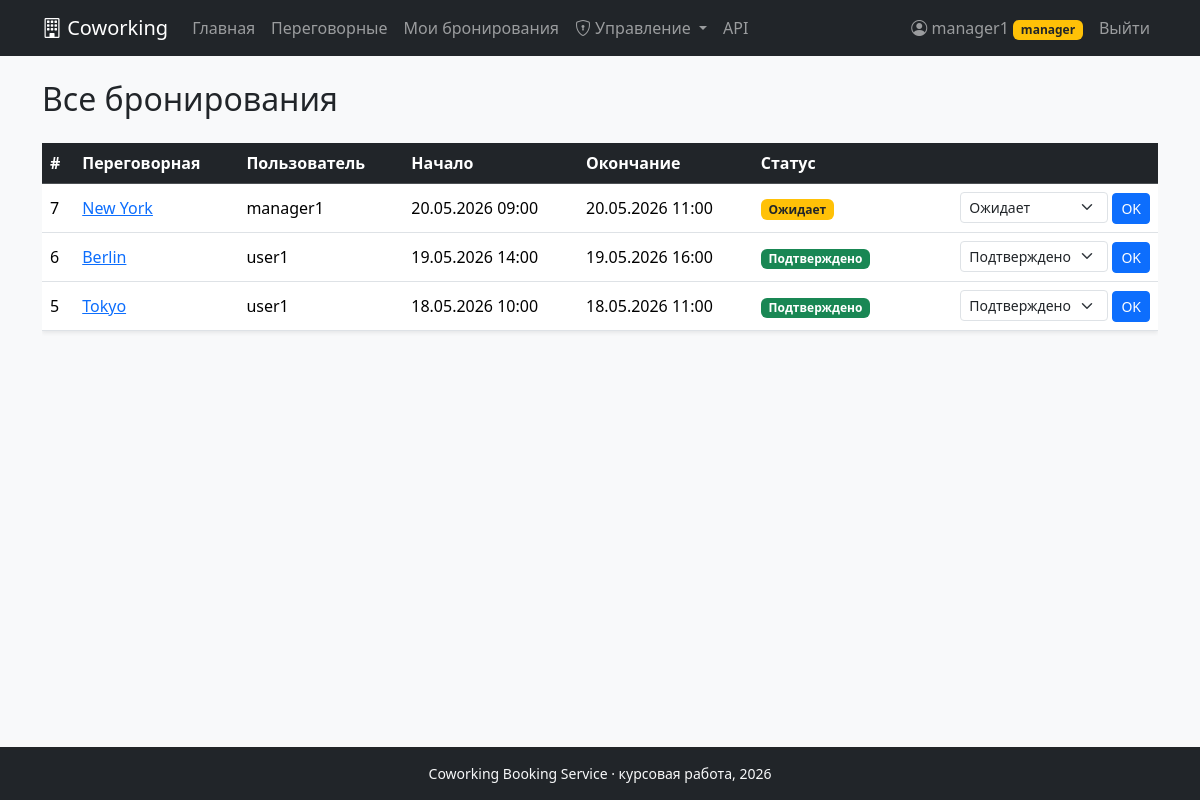
Page /manage/bookings/ (signed in) on the committed database.
### rooms/models.py (models this page shows, shortened)
class Booking(models.Model):
    STATUS_PENDING = 'pending'
    STATUS_CONFIRMED = 'confirmed'
    STATUS_CANCELLED = 'cancelled'
    STATUS_CHOICES = [
        (STATUS_PENDING, 'Ожидает'),
        (STATUS_CONFIRMED, 'Подтверждено'),
        (STATUS_CANCELLED, 'Отменено'),
    ]
    user = models.ForeignKey(
        settings.AUTH_USER_MODEL,
        on_delete=models.CASCADE,
        related_name='bookings',
        verbose_name='Пользователь',
    )
    room = models.ForeignKey(
        Room,
        on_delete=models.CASCADE,
        related_name='bookings',
        verbose_name='Переговорная',
    )
    start_time = models.DateTimeField(verbose_name='Начало')
    end_time = models.DateTimeField(verbose_name='Окончание')
    status = models.CharField(
        max_length=20,
        choices=STATUS_CHOICES,
        default=STATUS_PENDING,
        verbose_name='Статус',
    )
    created_at = models.DateTimeField(auto_now_add=True, verbose_name='Создано')
    class Meta:
        verbose_name = 'Бронирование'
        verbose_name_plural = 'Бронирования'
        ordering = ['-start_time']

class Room(models.Model):
    title = models.CharField(max_length=100, verbose_name='Название')
    description = models.TextField(blank=True, verbose_name='Описание')
    capacity = models.PositiveIntegerField(verbose_name='Вместимость')
    location = models.CharField(
        max_length=255,
        blank=True,
        default='',
        verbose_name='Локация',
    )
    price_per_hour = models.DecimalField(
        max_digits=10,
        decimal_places=2,
        default=0,
        verbose_name='Цена за час',
    )
    is_active = models.BooleanField(default=True, verbose_name='Активна')
    image = models.ImageField(
        upload_to='rooms/',
        blank=True,
        null=True,
        verbose_name='Изображение',
    )
    created_at = models.DateTimeField(auto_now_add=True, verbose_name='Создана')
    class Meta:
        verbose_name = 'Переговорная'
        verbose_name_plural = 'Переговорные'
        ordering = ['-created_at']

### rooms/views.py (the view)
# urls.py: path('manage/bookings/', views.manage_bookings, name='manage_bookings'),
@manager_required
def manage_bookings(request):
    bookings = Booking.objects.select_related('room', 'user').all()
    return render(request, 'rooms/booking_list.html', {
        'bookings': bookings,
        'manager_view': True,
        'status_choices': Booking.STATUS_CHOICES,
    })

### rooms/permissions.py (called while the page is built)
def manager_required(view_func):
    @wraps(view_func)
    @login_required
    def _wrapped(request, *args, **kwargs):
        profile = getattr(request.user, 'profile', None)
        if profile is None or not profile.is_manager:
            raise PermissionDenied('Требуется роль менеджера или администратора.')
        return view_func(request, *args, **kwargs)
    return _wrapped

### users/models.py (called while the page is built)
    @property
    def is_manager(self) -> bool:
        return self.role in (self.ROLE_MANAGER, self.ROLE_ADMIN)

### templates/rooms/booking_list.html (shortened to what this page needs)
{% extends 'base.html' %}
{% block content %}
<h1 class="h2 mb-4">{% if manager_view %}Все бронирования{% else %}Мои бронирования{% endif %}</h1>
{% if bookings %}
    <div class="table-responsive">
        <table class="table table-hover align-middle bg-white shadow-sm">
            <thead class="table-dark">
                <tr>
                    <th>#</th>
                    <th>Переговорная</th>
                    {% if manager_view %}<th>Пользователь</th>{% endif %}
                    <th>Начало</th>
                    <th>Окончание</th>
                    <th>Статус</th>
                    <th></th>
                </tr>
            </thead>
            <tbody>
                {% for booking in bookings %}
                    <tr>
                        <td>{{ booking.id }}</td>
                        <td><a href="{% url 'room_detail' booking.room.pk %}">{{ booking.room.title }}</a></td>
                        {% if manager_view %}<td>{{ booking.user.username }}</td>{% endif %}
                        <td>{{ booking.start_time|date:'d.m.Y H:i' }}</td>
                        <td>{{ booking.end_time|date:'d.m.Y H:i' }}</td>
                        <td>
                            {% if booking.status == 'confirmed' %}
                                <span class="badge bg-success">{{ booking.get_status_display }}</span>
                            {% elif booking.status == 'pending' %}
                                <span class="badge bg-warning text-dark">{{ booking.get_status_display }}</span>
                            {% else %}
                                <span class="badge bg-secondary">{{ booking.get_status_display }}</span>
                            {% endif %}
                        </td>
                        <td class="text-end">
                            {% if manager_view %}
                                <form method="post" action="{% url 'booking_set_status' booking.pk %}" class="d-inline">
                                    <select name="status" class="form-select form-select-sm d-inline w-auto">
                                        {% for value, label in status_choices %}
                                            <option value="{{ value }}" {% if booking.status == value %}selected{% endif %}>{{ label }}</option>
                                        {% endfor %}
                                    </select>
                                    <button class="btn btn-sm btn-primary">OK</button>
                                </form>
                            {% elif booking.status != 'cancelled' %}
                                <form method="post" action="{% url 'booking_cancel' booking.pk %}" class="d-inline"
                                      onsubmit="return confirm('Отменить бронирование?');">
                                    {% csrf_token %}
                                    <button class="btn btn-sm btn-outline-danger">Отменить</button>
                                </form>
                            {% endif %}
                        </td>
                    </tr>
                {% endfor %}
            </tbody>
        </table>
    </div>
{% else %}
    <div class="alert alert-info">Бронирований пока нет.</div>
{% endif %}
{% endblock %}

### templates/base.html (shortened to what this page needs)
{% load static %}
<!DOCTYPE html>
<html lang="ru">
<head>
    <link href="https://cdn.jsdelivr.net/npm/bootstrap@5.3.3/dist/css/bootstrap.min.css" rel="stylesheet">
    <link href="https://cdn.jsdelivr.net/npm/bootstrap-icons@1.11.3/font/bootstrap-icons.css" rel="stylesheet">
</head>
<body class="d-flex flex-column min-vh-100 bg-light">
<nav class="navbar navbar-expand-lg navbar-dark bg-dark">
    <div class="container">
        <a class="navbar-brand" href="{% url 'home' %}">
            <i class="bi bi-building"></i> Coworking
        </a>
        <div class="collapse navbar-collapse" id="nav">
            <ul class="navbar-nav me-auto">
                <li class="nav-item">
                    <a class="nav-link" href="{% url 'home' %}">Главная</a>
                </li>
                <li class="nav-item">
                    <a class="nav-link" href="{% url 'room_list' %}">Переговорные</a>
                </li>
                {% if user.is_authenticated %}
                    <li class="nav-item">
                        <a class="nav-link" href="{% url 'my_bookings' %}">Мои бронирования</a>
                    </li>
                    {% if user.profile.is_manager %}
                        <li class="nav-item dropdown">
                            <a class="nav-link dropdown-toggle" href="#" data-bs-toggle="dropdown" role="button">
                                <i class="bi bi-shield-lock"></i> Управление
                            </a>
                        </li>
                    {% endif %}
                {% endif %}
                <li class="nav-item">
                    <a class="nav-link" href="/api/docs/">API</a>
                </li>
            </ul>
            <ul class="navbar-nav">
                {% if user.is_authenticated %}
                    <li class="nav-item">
                        <a class="nav-link" href="{% url 'profile' %}">
                            <i class="bi bi-person-circle"></i> {{ user.username }}
                            {% if user.profile.role == 'admin' %}
                                <span class="badge bg-danger">admin</span>
                            {% elif user.profile.role == 'manager' %}
                                <span class="badge bg-warning text-dark">manager</span>
                            {% else %}
                                <span class="badge bg-info text-dark">user</span>
                            {% endif %}
                        </a>
                    </li>
                    <li class="nav-item">
                        <form method="post" action="{% url 'logout' %}" class="d-inline">
                            <button type="submit" class="btn btn-link nav-link">Выйти</button>
                        </form>
                    </li>
                {% endif %}
            </ul>
        </div>
    </div>
</nav>
<main class="container py-4 flex-grow-1">
    {% block content %}{% endblock %}
</main>
<footer class="bg-dark text-light py-3 mt-auto">
    <div class="container text-center small">
        <span>Coworking Booking Service &middot; курсовая работа, 2026</span>
    </div>
</footer>
</body>
</html>

### rows in the picture
Booking: id "7", room "New York", user.username "manager1", start_time "20.05.2026 09:00", end_time "20.05.2026 11:00", status "Ожидает"
Booking: id "6", room "Berlin", user.username "user1", start_time "19.05.2026 14:00", end_time "19.05.2026 16:00", status "Подтверждено"
Booking: id "5", room "Tokyo", user.username "user1", start_time "18.05.2026 10:00", end_time "18.05.2026 11:00", status "Подтверждено"

### other values in the picture
{{ user.username }} "manager1"
